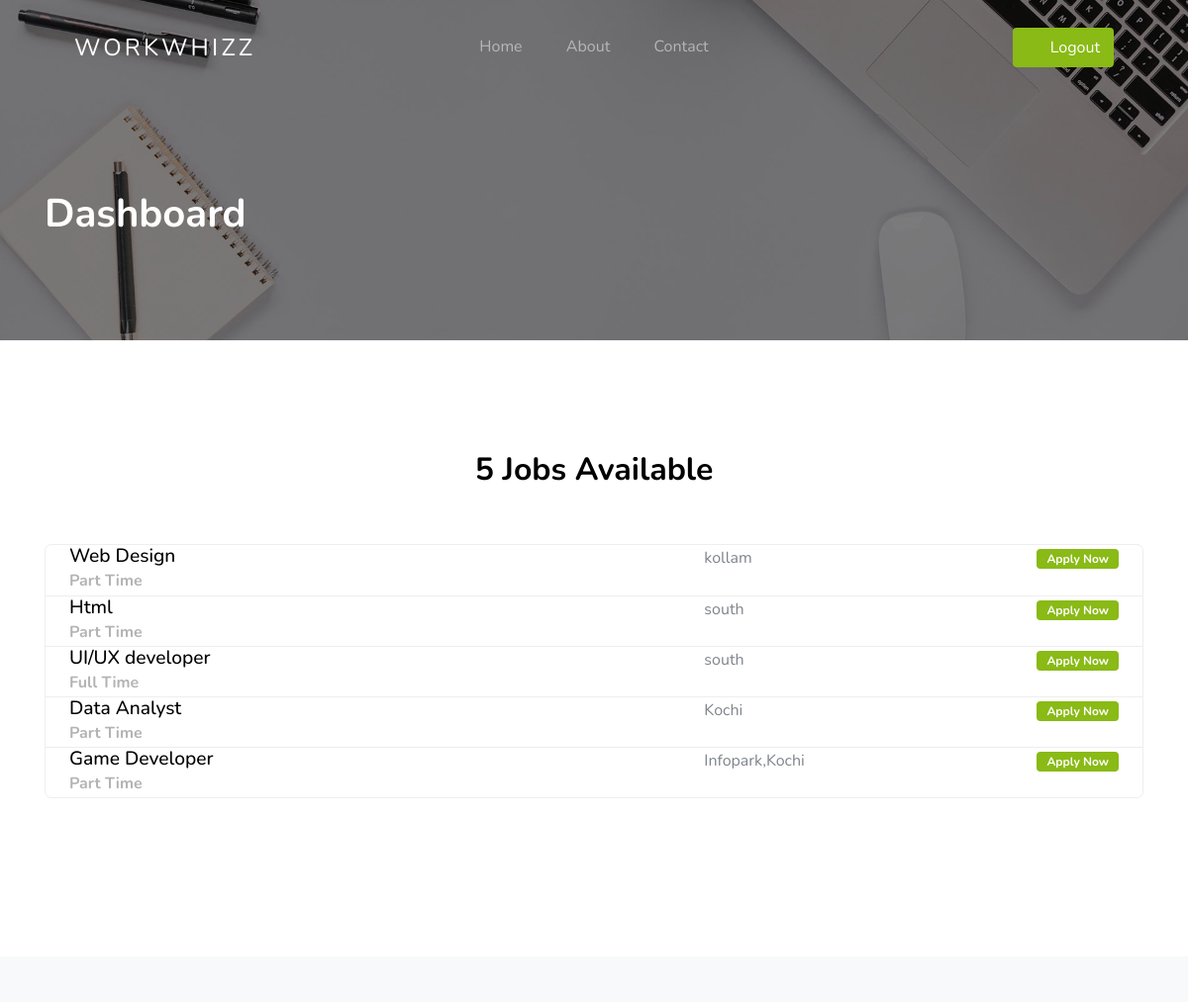
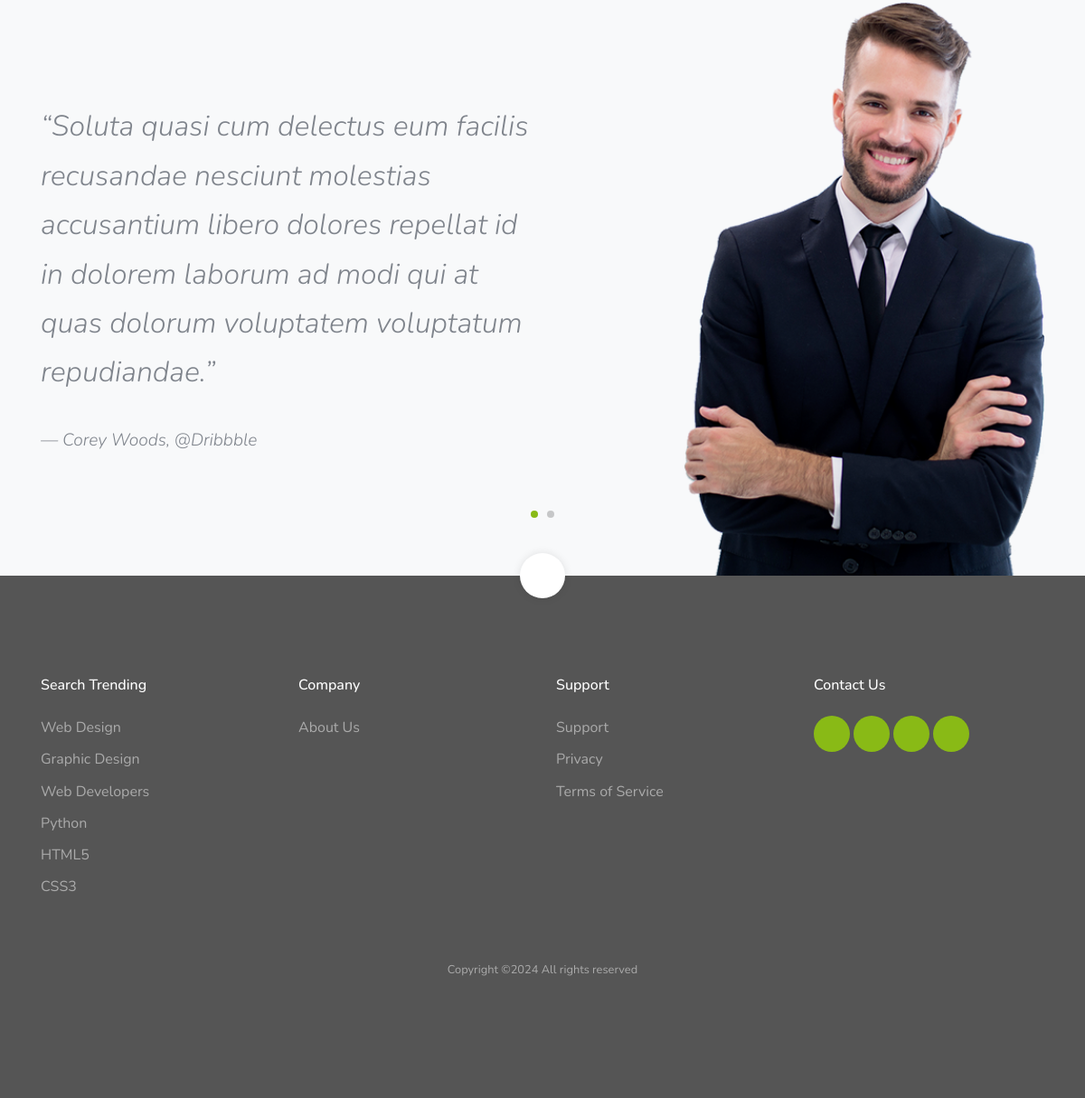
Screenshot of /dashboard (signed in) with the database file from the repository (2 pictures, top to bottom).
### tables this page shows
CREATE TABLE jobs (id INTEGER PRIMARY KEY AUTOINCREMENT, category TEXT, region TEXT, type TEXT, desc TEXT, company_id TEXT, time TEXT);

### app.py (the view)
@app.route('/dashboard')
def dash():
    email = session['email']
    print(email)
    conn = sqlite3.connect('database.db')
    if conn:
        print("connected")
    cursor = conn.cursor()
    cr = cursor.execute("SELECT * FROM jobs")
    print(cr)
    jobs = cursor.fetchall()
    conn.close()
    print(jobs)
    job_count = len(jobs)
    return render_template('user-dash.html', count=job_count, jobs=jobs)

### templates/user-dash.html
{%extends "user-base.html" %}
{%block content%}
{% block header %}
  <h1 hidden="hidden"> {% block title %} Dashboard {% endblock %} </h1>
{% endblock %}
<section class="site-section" id="next">
    <div class="container">
      <div class="row mb-5 justify-content-center">
        <div class="col-md-7 text-center">
          <h2 class="section-title mb-2">{{count}} Jobs Available</h2>
        </div>
      </div>
      <ul class="job-listings mb-5">
        {% if jobs is not none%}
        {% for job in jobs%}
        <li class="job-listing d-block d-sm-flex pb-3 pb-sm-0 align-items-center">
          <a href="{{url_for('job_details', id=job[0])}}"></a>
          <div class="job-listing-about d-sm-flex custom-width w-100 justify-content-between mx-4">
            <div class="job-listing-position custom-width w-50 mb-3 mb-sm-0">
              <h2>{{job[1]}}</h2>
              <strong>{{job[3]}}</strong>
            </div>
            <div class="job-listing-location mb-3 mb-sm-0 custom-width w-25">
              <span class="icon-room"></span> {{job[2]}}
            </div>
            <div class="job-listing-meta">
              <span class="badge badge-success">Apply Now</span>
            </div>
          </div>
        </li>
        {%endfor%}
        {%endif%}
      </ul>
    </div>
  </section>
{%endblock%}

### templates/user-base.html (shortened to what this page needs)
<!doctype html>
<html lang="en">
  <head>
    <link rel="stylesheet" href="/static/css/custom-bs.css">
    <link rel="stylesheet" href="/static/css/jquery.fancybox.min.css">
    <link rel="stylesheet" href="/static/css/bootstrap-select.min.css">
    <link rel="stylesheet" href="/static/fonts/icomoon/style.css">
    <link rel="stylesheet" href="/static/fonts/line-icons/style.css">
    <link rel="stylesheet" href="/static/css/owl.carousel.min.css">
    <link rel="stylesheet" href="/static/css/animate.min.css">
    <link rel="stylesheet" href="/static/css/style.css">
  </head>
  <body id="top">
<div class="site-wrap">
    <header class="site-navbar mt-3">
      <div class="container-fluid">
        <div class="row align-items-center">
          <div class="site-logo col-6"><a href="/dashboard">WorkWhizz</a></div>
          <nav class="mx-auto site-navigation">
            <ul class="site-menu js-clone-nav d-none d-xl-block ml-0 pl-0">
              <li><a href="/index" class="nav-link ">Home</a></li>
              <li><a href="/about">About</a></li>
              <li><a href="/contact">Contact</a></li>
                </ul>
          </nav>
          <div class="right-cta-menu text-right d-flex aligin-items-center col-6">
            <div class="ml-auto">
              <a href="/login" class="btn btn-primary border-width-2 d-none d-lg-inline-block"><span class="mr-2 icon-lock_outline"></span>Logout</a>
            </div>
          </div>
        </div>
      </div>
    </header>
    <section class="section-hero overlay inner-page bg-image" style="background-image: url('/static/images/hero_1.jpg');" id="home-section">
      <div class="container">
        <div class="row">
          <div class="col-md-7">
            <h1 class="text-white font-weight-bold">{{self.title()}}</h1>
          </div>
        </div>
      </div>
    </section>
    {%block content%}
    {%endblock%}
    <section class="bg-light pt-5 testimony-full">
        <div class="owl-carousel single-carousel">
          <div class="container">
            <div class="row">
              <div class="col-lg-6 align-self-center text-center text-lg-left">
                <blockquote>
                  <p>&ldquo;Soluta quasi cum delectus eum facilis recusandae nesciunt molestias accusantium libero dolores repellat id in dolorem laborum ad modi qui at quas dolorum voluptatem voluptatum repudiandae.&rdquo;</p>
                  <p><cite> &mdash; Corey Woods, @Dribbble</cite></p>
                </blockquote>
              </div>
              <div class="col-lg-6 align-self-end text-center text-lg-right">
                <img src="images/person_transparent_2.png" alt="Image" class="img-fluid mb-0">
              </div>
            </div>
          </div>
      </div>
    </section>
    <footer class="site-footer">
      <a href="#top" class="smoothscroll scroll-top">
        <span class="icon-keyboard_arrow_up"></span>
      </a>
      <div class="container">
        <div class="row mb-5">
          <div class="col-6 col-md-3 mb-4 mb-md-0">
            <h3>Search Trending</h3>
            <ul class="list-unstyled">
              <li><a href="#">Web Design</a></li>
              <li><a href="#">Graphic Design</a></li>
              <li><a href="#">Web Developers</a></li>
              <li><a href="#">Python</a></li>
              <li><a href="#">HTML5</a></li>
              <li><a href="#">CSS3</a></li>
            </ul>
          </div>
          <div class="col-6 col-md-3 mb-4 mb-md-0">
            <h3>Company</h3>
            <ul class="list-unstyled">
              <li><a href="#">About Us</a></li>
            </ul>
          </div>
          <div class="col-6 col-md-3 mb-4 mb-md-0">
            <h3>Support</h3>
            <ul class="list-unstyled">
              <li><a href="#">Support</a></li>
              <li><a href="#">Privacy</a></li>
              <li><a href="#">Terms of Service</a></li>
            </ul>
          </div>
          <div class="col-6 col-md-3 mb-4 mb-md-0">
            <h3>Contact Us</h3>
            <div class="footer-social">
              <a href="#"><span class="icon-facebook"></span></a>
              <a href="#"><span class="icon-twitter"></span></a>
              <a href="#"><span class="icon-instagram"></span></a>
              <a href="#"><span class="icon-linkedin"></span></a>
            </div>
          </div>
        </div>
        <div class="row text-center">
          <div class="col-12">
            <p class="copyright"><small>
            Copyright &copy;<script>document.write(new Date().getFullYear());</script> All rights reserved </a>
            </small></p>
          </div>
        </div>
      </div>
    </footer>
  </div>
  </body>
</html>

### rows the page displays
jobs: category "Web Design", type "Part Time", region "kollam"
jobs: category "Html", type "Part Time", region "south"
jobs: category "UI/UX developer", type "Full Time", region "south"
jobs: category "Data Analyst", type "Part Time", region "Kochi"
jobs: category "Game Developer", type "Part Time", region "Infopark,Kochi"

### other values shown
{{ count }} "5"
